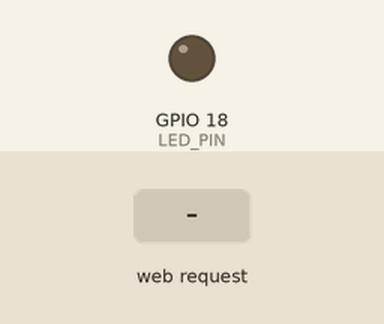
Bench run of a sketch on a simulated ESP32. Parts: output pins drawn as LEDs (lit = HIGH). Inputs (shaded band) come from the test bench. What the sketch prints to the serial monitor is not drawn.

Above: at 1.2 s.
1.3 s: HTTP request GET /on received
At 2.5 s:
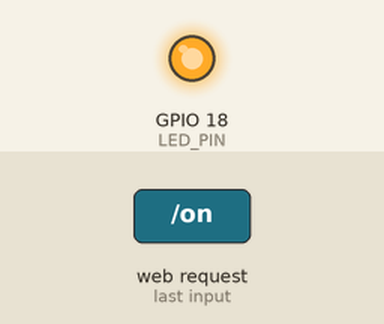
2.8 s: HTTP request GET /off received
At 3.8 s:
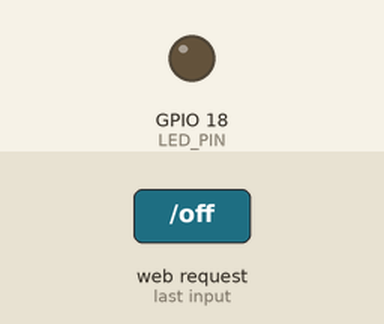
Timing chart, 0 to 5.8 s (numbered marks = the images above; inputs shaded):
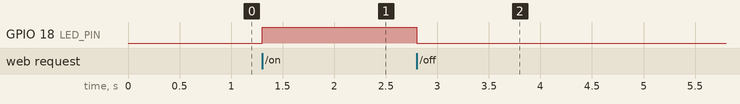

The sketch:

11.WIFI_LED.ino
```cpp
#include <WiFi.h>
#include <WebServer.h>

const char* ssid = "ESP32_LED_Control";
const char* password = "12345678";

const int LED_PIN = 18;
bool ledState = false;

WebServer server(80);

void handleRoot() {
    String html = R"rawliteral(
    <!DOCTYPE html>
    <html>
    <head>
        <meta name="viewport" content="width=device-width, initial-scale=1">
        <title>ESP32 LED Control</title>
        <style>
            body {
                text-align: center;
                font-family: Arial;
                margin-top: 60px;
            }
            button {
                padding: 15px 35px;
                font-size: 20px;
                margin: 10px;
                cursor: pointer;
            }
        </style>
    </head>

    <body>
        <h1>ESP32 LED Control</h1>

        <h2>LED is OFF</h2>

        <a href="/on">
            <button>LED ON</button>
        </a>

        <a href="/off">
            <button>LED OFF</button>
        </a>

    </body>
    </html>
    )rawliteral";

    html.replace(
        "LED is OFF",
        ledState ? "LED is ON" : "LED is OFF"
    );

    server.send(200, "text/html", html);
}

void handleLEDOn() {
    ledState = true;
    digitalWrite(LED_PIN, HIGH);

    server.sendHeader("Location", "/");
    server.send(303);
}


void handleLEDOff() {
    ledState = false;
    digitalWrite(LED_PIN, LOW);

    server.sendHeader("Location", "/");
    server.send(303);
}

void setup() {
    Serial.begin(115200);

    pinMode(LED_PIN, OUTPUT);
    digitalWrite(LED_PIN, LOW);

    WiFi.mode(WIFI_AP);

    WiFi.softAP(ssid, password);

    Serial.println("Access Point Started!");

    Serial.print("IP Address: ");
    Serial.println(WiFi.softAPIP());


    server.on("/", handleRoot);
    server.on("/on", handleLEDOn);
    server.on("/off", handleLEDOff);

    server.begin();

    Serial.println("Web Server Started!");
}

void loop() {
    server.handleClient();
}
```

Measured:
- after the input at 1.3 s, GPIO 18 (LED_PIN): LOW → HIGH at once
- after the input at 2.8 s, GPIO 18 (LED_PIN): HIGH → LOW at once
